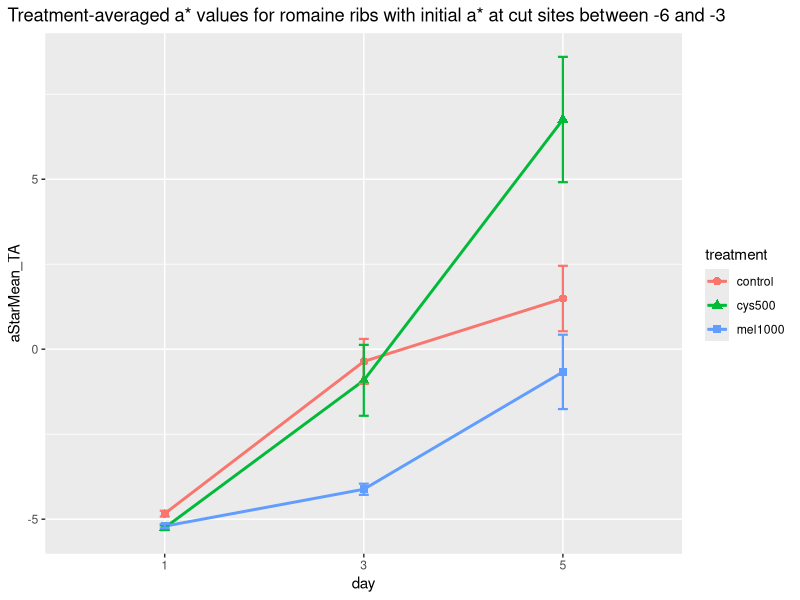

This chart was generated by the following R code:
# !diagnostics off

library(tidyr)
library(dplyr)
library(ggplot2)

# Set main path
mainPath <- "C:/Users/Bryce/Documents/woundingResponse"
if(getwd() != mainPath){
  setwd(mainPath)
}

# Load aStar data from .csv file
allData <- read.csv("data/v3/aStar_rawData.csv")[, 2:7]
allData[colnames(allData)[1:5]] <- lapply(allData[colnames(allData)[1:5]], factor)

# Specify variety and bounds for subsetting
var <- "romaine"
aStarMin <- -6
aStarMax <- -3

# Subset allData by filtering out samples with initial aStarMean outside of specified bounds
subsetData <- allData %>%
  filter(variety==var) %>%
  pivot_wider(names_from=day, values_from=aStarMean, names_prefix="aStarMean_day") %>%
  filter(aStarMean_day1>aStarMin & aStarMean_day1<aStarMax)

# Print summary of samples remaining after subsetting
print(paste("# of control samples remaining:", sum(subsetData$treatment=="control")))
print(paste("# of cys500 samples remaining:", sum(subsetData$treatment=="cys500")))
print(paste("# of mel1000 samples reminaing:", sum(subsetData$treatment=="mel1000")))

# Recursively filter samples until all treatment groups have the same number of samples
# Samples are filtered in order of distance from mean of treatment group with the fewest samples
samplesPerGroup <- subsetData %>%
  group_by(treatment) %>%
  tally()
limitingGroup <- as.character(samplesPerGroup$treatment[samplesPerGroup$n==min(samplesPerGroup$n)])[1]
limitingGroupMean <- mean(subsetData$aStarMean_day1[subsetData$treatment==limitingGroup])

subsetData <- subsetData %>%
  mutate(meanDiff=abs(aStarMean_day1-limitingGroupMean))

for(treatmentGroup in samplesPerGroup$treatment){
  while(sum(subsetData$treatment==treatmentGroup) > sum(subsetData$treatment==limitingGroup)){
    maxDiff <- max(subsetData[subsetData$treatment==treatmentGroup, ]$meanDiff)
    subsetData <- subsetData[!(subsetData$treatment==treatmentGroup & subsetData$meanDiff==maxDiff), ]
  }
}

subsetData <- subsetData[ , 1:ncol(subsetData)-1]
subsetData <- subsetData %>%
  pivot_longer(cols=c("aStarMean_day1", "aStarMean_day3", "aStarMean_day5"), names_to="day",
               names_prefix="aStarMean_day", values_to="aStarMean")

# Define function to calculate standard error
stError <- function(data){
  return(sd(data)/sqrt(length(data)))
}

# Make line graph of output data
graphData <- subsetData %>%
  group_by(variety, treatment, day) %>%
  summarise(aStarMean_TA=mean(aStarMean), SE=stError(aStarMean))

lineGraph <- ggplot(data=graphData, mapping=aes(x=day, y=aStarMean_TA, group=treatment)) +
  geom_line(mapping=aes(color=treatment), size=1) +
  geom_point(mapping=aes(shape=treatment, color=treatment), size=2.5) +
  geom_errorbar(mapping=aes(ymin=aStarMean_TA-SE, ymax=aStarMean_TA+SE, color=treatment), width=0.05, size=0.75) +
  labs(title=paste("Treatment-averaged a* values for", var, "ribs with initial a* at cut sites between", aStarMin, "and", aStarMax)) +
  theme(plot.title.position="plot")
print(lineGraph)